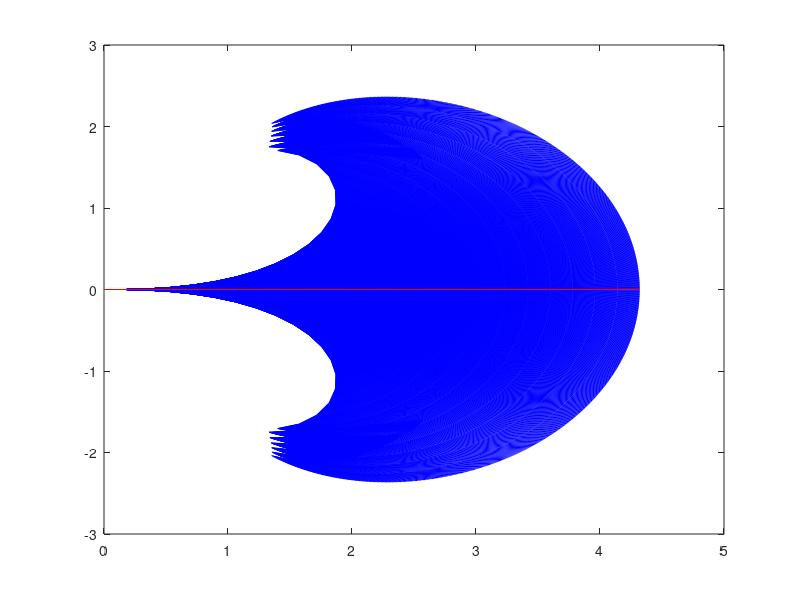

This chart was generated by the following MATLAB code:
clear;
close all;

%CarSetting
l_r = 1;
l_f = 1;
WheelBase = l_r + l_f;

%ControlSetting
Delta_T = 0.03;
PredictionStep = 25;
DeltaVelMax = 3;
DeltaDeltaVel = 0.005;
VelMax = 0;
deltaVel = 0.05;
ref_vel = 4;
K_y = 1;
K_vel = 0.1;
K_yaw = 0.2;
SampleNum = (2 * VelMax / deltaVel + 1) * (2 * DeltaVelMax / DeltaDeltaVel + 1);

X = zeros(SampleNum, PredictionStep);
Y = zeros(SampleNum, PredictionStep);
Yaw = zeros(SampleNum, PredictionStep);
Vel_array = zeros(SampleNum, 1);
Score_y = zeros(SampleNum, 1);
Score_vel = zeros(SampleNum, 1);
Score_yaw = zeros(SampleNum, 1);
Score_total = zeros(SampleNum, 1);

%StateSetting
InitX = 0;
InitY = -0;
InitYaw = 0.0;
InitVel = 6;
InitDeltaVel = 0;
InitDelta = 0;

figure;
count = 1;
for DeltaVel = InitDeltaVel - DeltaVelMax : DeltaDeltaVel :  InitDeltaVel + DeltaVelMax
    for Vel = InitVel - VelMax : deltaVel : InitVel + VelMax
        X(count, 1) = InitX;
        Y(count, 1) = InitY;
        Yaw(count, 1) = InitYaw;
        Delta = InitDelta;

        for i = 2 : PredictionStep
            beta = atan(l_r * tan(Delta) / WheelBase);
            theta_dot = Vel * sin(beta) / l_r;
            X(count, i) = X(count, i - 1) + Vel * cos(Yaw(count, i - 1) + beta) * Delta_T;
            Y(count, i) = Y(count, i - 1) + Vel * sin(Yaw(count, i - 1) + beta) * Delta_T;
            Yaw(count, i) = Yaw(count, i - 1) + theta_dot * Delta_T;
            Delta = Delta + DeltaVel * Delta_T;
        end
        Vel_array(count, 1) = Vel;
        plot(X(count, :), Y(count, :), 'b');
        hold on;

        for i = 1 : PredictionStep
            Score_y(count, 1) = Score_y(count, 1) + abs(Y(count, i));
        end
        Score_vel(count, 1) = abs(Vel - ref_vel);
        Score_yaw(count, 1) = abs(Yaw(count, end));
        count = count + 1;
    end
end

MAX_y = max(Score_y);
MAX_vel = max(Score_vel);
MAX_yaw = max(Score_yaw);
Val = 100;
for i = 1 : SampleNum
    Score_y(i, 1) = Score_y(i, 1) / MAX_y;
    Score_vel(i, 1) = Score_vel(i, 1) / MAX_vel;
    Score_yaw(i, 1) = Score_yaw(i, 1) / MAX_yaw;
    Score_total(i, 1) = K_y * Score_y(i, 1) + K_vel * Score_vel(i, 1) + K_yaw * Score_yaw(i, 1);
    if Score_total(i, 1) < Val
        Val = Score_total(i, 1);
        Idx = i;
    end
end
OptVel = Vel_array(Idx, 1);
plot(X(Idx, :), Y(Idx, :), 'r');